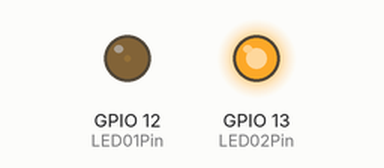
Simulated run of this sketch. Board: ESP32. Shown: output pins drawn as LEDs (lit = HIGH). What the sketch prints to the serial monitor is not drawn.

Above: at 0.05 s.
At 1.15 s:
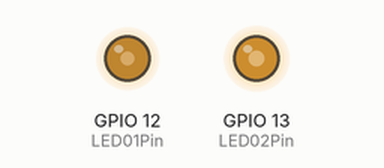
At 2.3 s:
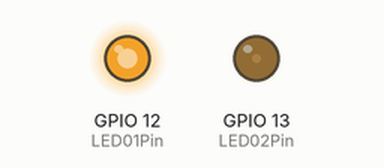
At 4.6 s:
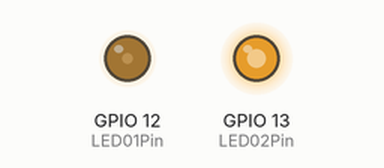
Timing chart, 0 to 6.7 s (numbered marks = the images above):
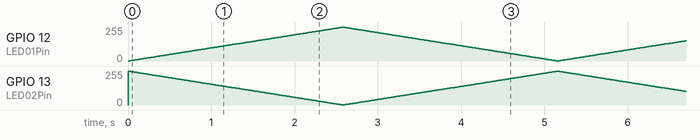

The sketch:

esp32_test03_pwm_two_leds.ino
```cpp
// the number of the LED pin
const int LED01Pin = 12;  // 12 corresponds to GPIO12
const int LED02Pin = 13; // 13 corresponds to GPIO13

// setting PWM properties
const int freq = 5000;
const int PWMChannel0 = 0;
const int PWMChannel1 = 1;
const int resolution = 8;

void setup(){
  // configure LED PWM functionalitites per channel
  ledcSetup(PWMChannel0, freq, resolution);
  ledcSetup(PWMChannel1, freq, resolution);

  // attach the channel to the GPIO to be controlled
  ledcAttachPin(LED01Pin, PWMChannel0);
  ledcAttachPin(LED02Pin, PWMChannel1);

  // setup the serial output baud rate
  Serial.begin(115200);
}

void loop(){
  // increase the LED brightness
  //for(int dutyCycle = 0; dutyCycle <= 255; dutyCycle++){
    // changing the LED brightness with PWM
  //  ledcWrite(ledChannel, dutyCycle);
  //  delay(15);
  //}

  // Set Delay Time [in ms]
  int DelayTime = 10;

  // Iterate 0 to 254
  for(int i=0; i<255; i++){
    // Set the LED01 value to iteration value using esp pwm channel write
    // Start off and slowly get brighter to full on
    ledcWrite(PWMChannel0, i);
    // Set the LED02 value to 255-iteration value using esp pwm channel write
    // Start on and slowly get dimmer to full off
    ledcWrite(PWMChannel1, (255 - i));
    // Print current LED value to serial console for troubleshooting
    Serial.print(" Iteration=");
    Serial.println(i);
    // Pause the loop to display LED
    delay(DelayTime);
  }

  // Iterate 255 to 1
  for(int i=255; i>0; i--){
    // Set the LED01 value to iteration value using esp pwm channel write
    // Start on and slowly get dimmer to full off
    ledcWrite(PWMChannel0, i);
    // Set the LED02 value to 255-iteration value using esp pwm channel write
    // Start off and slowly get brighter to full on
    ledcWrite(PWMChannel1, (255 - i));
    // Print current LED value to serial console for troubleshooting
    Serial.print(" Iteration=");
    Serial.println(i);
    // Pause the loop to display LED
    delay(DelayTime);
  }


}
```
